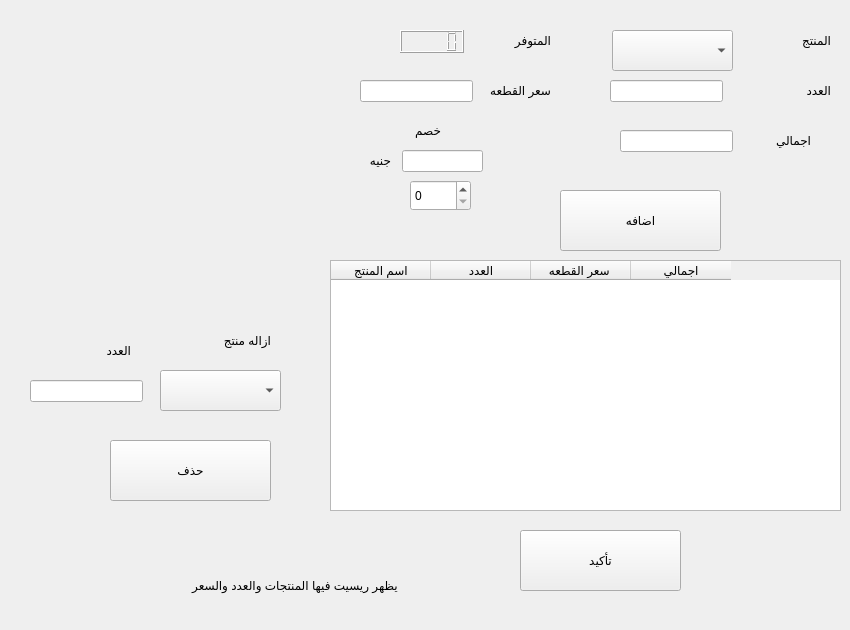
    <widget class="QWidget" name="sell_tab">
     <attribute name="title">
      <string>Sell</string>
     </attribute>
     <widget class="QLabel" name="sell_name_label">
      <property name="geometry">
       <rect>
        <x>730</x>
        <y>20</y>
        <width>101</width>
        <height>41</height>
       </rect>
      </property>
      <property name="text">
       <string>المنتج</string>
      </property>
     </widget>
     <widget class="QComboBox" name="sell_name">
      <property name="geometry">
       <rect>
        <x>612</x>
        <y>30</y>
        <width>121</width>
        <height>41</height>
       </rect>
      </property>
     </widget>
     <widget class="QLabel" name="label_2">
      <property name="geometry">
       <rect>
        <x>450</x>
        <y>20</y>
        <width>101</width>
        <height>41</height>
       </rect>
      </property>
      <property name="text">
       <string>المتوفر</string>
      </property>
     </widget>
     <widget class="QLCDNumber" name="sell_available">
      <property name="geometry">
       <rect>
        <x>400</x>
        <y>30</y>
        <width>64</width>
        <height>23</height>
       </rect>
      </property>
     </widget>
     <widget class="QLabel" name="label_3">
      <property name="geometry">
       <rect>
        <x>730</x>
        <y>70</y>
        <width>101</width>
        <height>41</height>
       </rect>
      </property>
      <property name="text">
       <string>العدد</string>
      </property>
     </widget>
     <widget class="QLineEdit" name="sell_number">
      <property name="geometry">
       <rect>
        <x>610</x>
        <y>80</y>
        <width>113</width>
        <height>22</height>
       </rect>
      </property>
     </widget>
     <widget class="QLabel" name="label_4">
      <property name="geometry">
       <rect>
        <x>450</x>
        <y>70</y>
        <width>101</width>
        <height>41</height>
       </rect>
      </property>
      <property name="text">
       <string>سعر القطعه</string>
      </property>
     </widget>
     <widget class="QLineEdit" name="sell_unit">
      <property name="geometry">
       <rect>
        <x>360</x>
        <y>80</y>
        <width>113</width>
        <height>22</height>
       </rect>
      </property>
      <property name="readOnly">
       <bool>true</bool>
      </property>
     </widget>
     <widget class="QLabel" name="label_5">
      <property name="geometry">
       <rect>
        <x>710</x>
        <y>120</y>
        <width>101</width>
        <height>41</height>
       </rect>
      </property>
      <property name="text">
       <string>اجمالي</string>
      </property>
     </widget>
     <widget class="QLineEdit" name="sell_total">
      <property name="geometry">
       <rect>
        <x>620</x>
        <y>130</y>
        <width>113</width>
        <height>22</height>
       </rect>
      </property>
      <property name="readOnly">
       <bool>true</bool>
      </property>
     </widget>
     <widget class="QPushButton" name="sell_ok">
      <property name="geometry">
       <rect>
        <x>560</x>
        <y>190</y>
        <width>161</width>
        <height>61</height>
       </rect>
      </property>
      <property name="text">
       <string>اضافه</string>
      </property>
     </widget>
     <widget class="QTableWidget" name="fixes_table_2">
      <property name="geometry">
       <rect>
        <x>330</x>
        <y>260</y>
        <width>511</width>
        <height>251</height>
       </rect>
      </property>
      <column>
       <property name="text">
        <string>اسم المنتج</string>
       </property>
      </column>
      <column>
       <property name="text">
        <string>العدد</string>
       </property>
      </column>
      <column>
       <property name="text">
        <string>سعر القطعه </string>
       </property>
      </column>
      <column>
       <property name="text">
        <string>اجمالي</string>
       </property>
      </column>
     </widget>
     <widget class="QPushButton" name="sell_ok_2">
      <property name="geometry">
       <rect>
        <x>520</x>
        <y>530</y>
        <width>161</width>
        <height>61</height>
       </rect>
      </property>
      <property name="text">
       <string>تأكيد</string>
      </property>
     </widget>
     <widget class="QPushButton" name="sell_ok_3">
      <property name="geometry">
       <rect>
        <x>110</x>
        <y>440</y>
        <width>161</width>
        <height>61</height>
       </rect>
      </property>
      <property name="text">
       <string>حذف</string>
      </property>
     </widget>
     <widget class="QComboBox" name="sell_name_2">
      <property name="geometry">
       <rect>
        <x>160</x>
        <y>370</y>
        <width>121</width>
        <height>41</height>
       </rect>
      </property>
     </widget>
     <widget class="QLabel" name="sell_name_label_2">
      <property name="geometry">
       <rect>
        <x>130</x>
        <y>320</y>
        <width>141</width>
        <height>41</height>
       </rect>
      </property>
      <property name="text">
       <string>ازاله منتج</string>
      </property>
     </widget>
     <widget class="QLineEdit" name="sell_number_2">
      <property name="geometry">
       <rect>
        <x>30</x>
        <y>380</y>
        <width>113</width>
        <height>22</height>
       </rect>
      </property>
     </widget>
     <widget class="QLabel" name="label_9">
      <property name="geometry">
       <rect>
        <x>30</x>
        <y>330</y>
        <width>101</width>
        <height>41</height>
       </rect>
      </property>
      <property name="text">
       <string>العدد</string>
      </property>
     </widget>
     <widget class="QLabel" name="label_10">
      <property name="geometry">
       <rect>
        <x>400</x>
        <y>110</y>
        <width>41</width>
        <height>41</height>
       </rect>
      </property>
      <property name="text">
       <string>خصم</string>
      </property>
     </widget>
     <widget class="QLineEdit" name="sell_total_2">
      <property name="geometry">
       <rect>
        <x>402</x>
        <y>150</y>
        <width>81</width>
        <height>22</height>
       </rect>
      </property>
      <property name="readOnly">
       <bool>true</bool>
      </property>
     </widget>
     <widget class="QSpinBox" name="spinBox">
      <property name="geometry">
       <rect>
        <x>410</x>
        <y>180</y>
        <width>61</width>
        <height>31</height>
       </rect>
      </property>
     </widget>
     <widget class="QLabel" name="label_11">
      <property name="geometry">
       <rect>
        <x>350</x>
        <y>140</y>
        <width>41</width>
        <height>41</height>
       </rect>
      </property>
      <property name="text">
       <string>جنيه</string>
      </property>
     </widget>
     <widget class="QLabel" name="label_35">
      <property name="geometry">
       <rect>
        <x>100</x>
        <y>550</y>
        <width>331</width>
        <height>71</height>
       </rect>
      </property>
      <property name="text">
       <string>          يظهر ريسيت فيها المنتجات والعدد والسعر  </string>
      </property>
     </widget>
    </widget>
